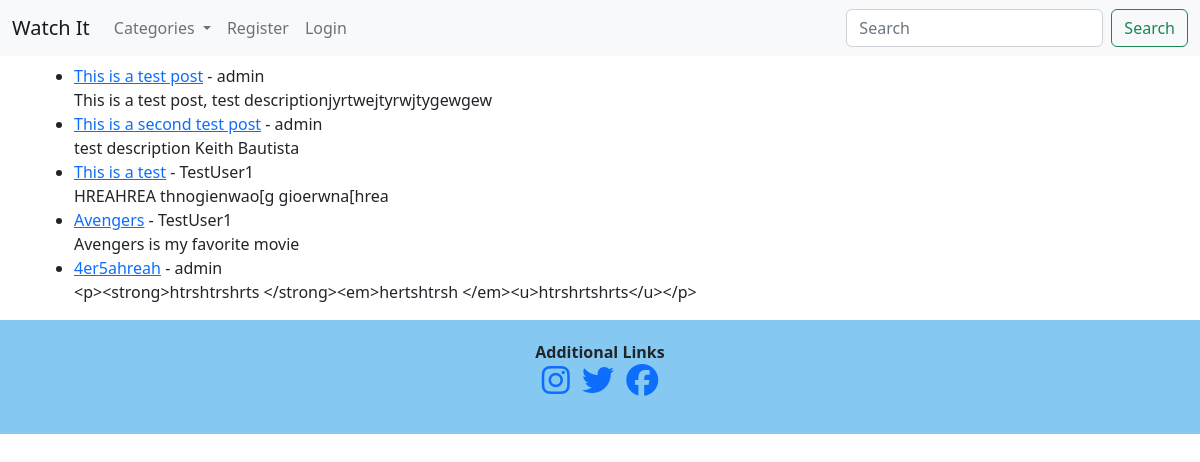
Screenshot of /category/Action/ with the database file from the repository.
### watchit/models.py (models this page shows, shortened)
class Post(models.Model):
    title = models.CharField(max_length=255)
    title_tag = models.CharField(max_length=255)
    author = models.ForeignKey(User, on_delete=models.CASCADE)
    """This will delete all of users' posts"""
    body = RichTextField(blank=True, null=True)
    post_date = models.DateField(auto_now_add=True)
    category = models.CharField(max_length=255, default='Action')
    snippet = models.CharField(max_length=255, default='Click Above')
    likes = models.ManyToManyField(User, related_name='blog_posts')

### watchit/views.py (the view)
# urls.py: path('category/<str:category>/', CategoryView, name="category"),
def CategoryView(request, category):
    category_posts = Post.objects.filter(category=category)
    context = {}
    context['category_posts'] = category_posts
    category_menu = Category.objects.all()
    context["category_menu"] = category_menu
    return render(request, 'categories.html', context)

### watchit/models.py (called while the page is built)
    def __str__(self):
        return self.name

### watchit/templates/categories.html (shortened to what this page needs)
{% extends 'base.html' %}
{% block content %}
    {% if user.is_authenticated %}
        {% if category_posts %}
            <h1>{{ Category.name }}</h1>
            <ul>
            {% for Post in category_posts %}
                <li><a href="{% url 'movie-detail' Post.pk %}">{{ Post.title }}</a> - {{ Post.author }} - <a href="{% url 'edit-movie' Post.pk %}">Edit Movie</a> <br/>
                {{ Post.body|slice:":200" }}</li>
            {% endfor %}
            </ul>
        {% else %}
            <h1>There are no posts here yet</h1>
        {% endif %}
    {% else %}
            {% if category_posts %}
            <ul>
            {% for Post in category_posts %}
                <li><a href="{% url 'movie-detail' Post.pk %}">{{ Post.title }}</a> - {{ Post.author }} <br/>
                {{ Post.body|slice:":200" }}</li>
            {% endfor %}
            </ul>
        {% else %}
            <h1>There are no posts here yet</h1>
        {% endif %}
        {% endif %}
{% endblock %}

### watchit/static/style.css (style rules this page uses)
body { word-wrap: break-word; }

### rows the page displays
Post: title "This is a test post", author "admin", body "This is a test post, test descriptionjyrtwejtyrwjtygewgew"
Post: title "This is a second test post", author "admin", body "test description Keith Bautista"
Post: title "This is a test", author "TestUser1", body "HREAHREA thnogienwao[g gioerwna[hrea"
Post: title "Avengers", author "TestUser1", body "Avengers is my favorite movie"
Post: title "4er5ahreah", author "admin", body "<p><strong>htrshtrshrts </strong><em>hertshtrsh </em><u>htrshrtshrts</u></p>"
